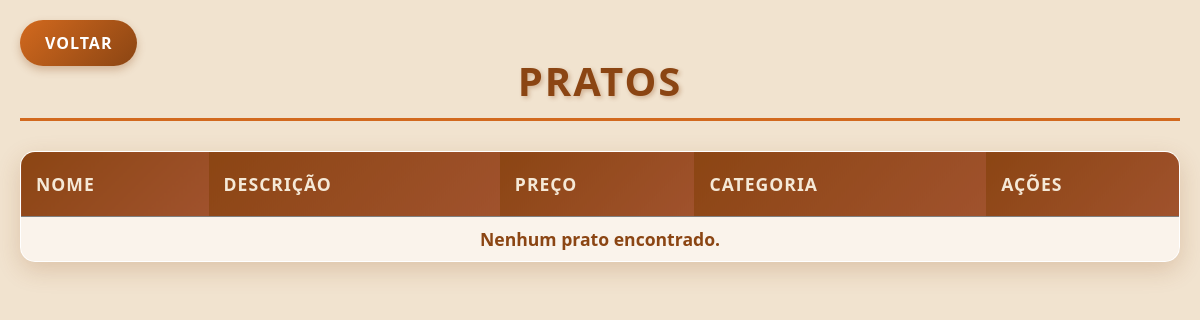
/cliente/pratos_cli.php, run on an earlier commit of the app's database.
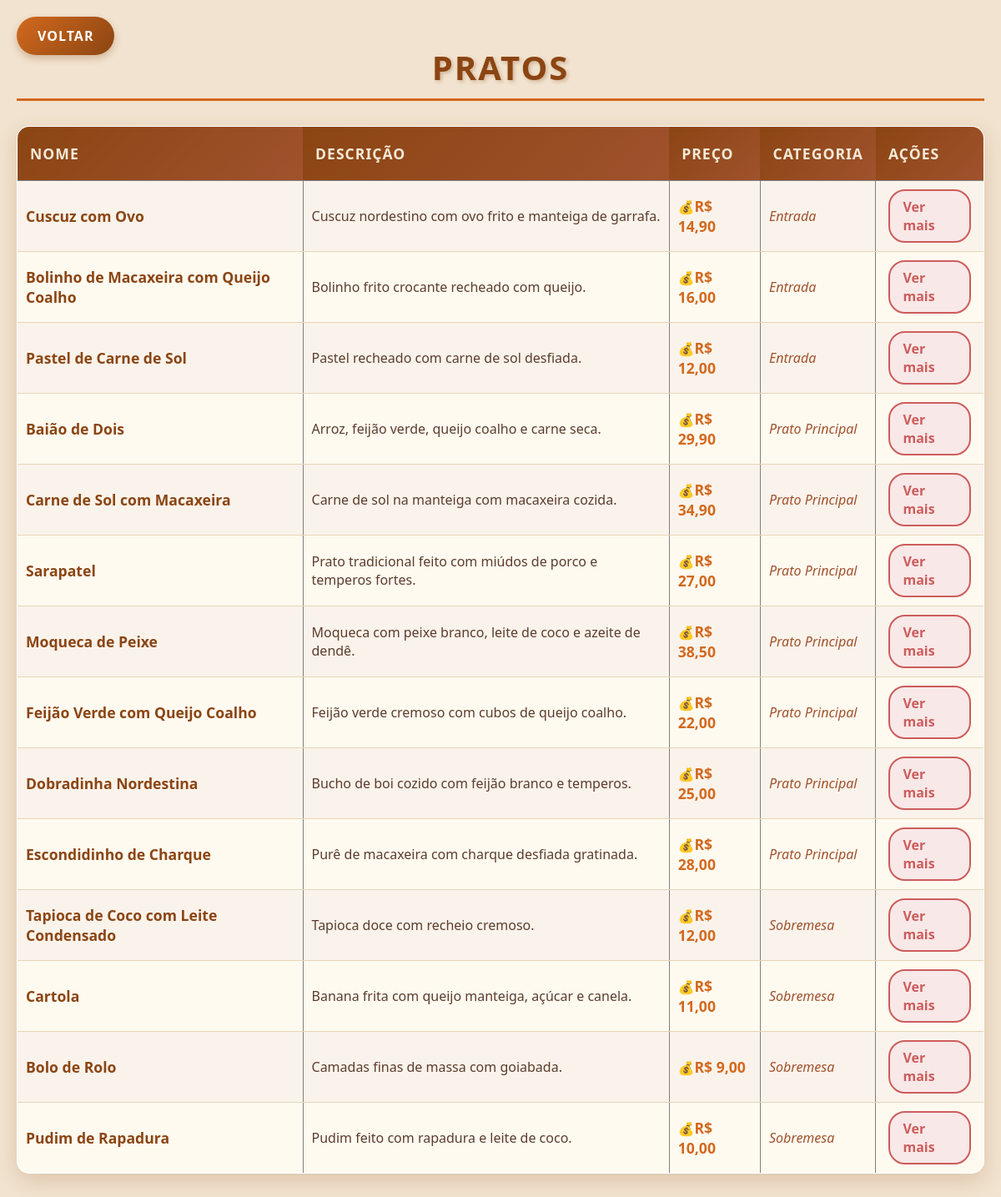
And on a later commit of the database.
### tables this page shows
CREATE TABLE pratos (
    id INT PRIMARY KEY AUTO_INCREMENT,
    nome VARCHAR(100),
    descricao TEXT,
    preco DECIMAL(10,2),
    imagem VARCHAR(255),
    categoria_id INT,
    FOREIGN KEY (categoria_id) REFERENCES categorias(id)
);

CREATE TABLE categorias (
    id INT PRIMARY KEY AUTO_INCREMENT,
    nome VARCHAR(50)
);

### cliente/pratos_cli.php (the view, shortened to what this page needs)
<?php
include "../conexao/conexao.php";
$sql = "SELECT p.id, p.nome, p.descricao, p.preco, p.imagem, cat.nome AS categoria
        FROM pratos p
        JOIN categorias cat ON p.categoria_id = cat.id";
$result = $conn->query($sql);
?>
<!DOCTYPE html>
<html lang="pt-br">
<head>
    <link rel="stylesheet" href="../css/styles.css">
</head>
<body>
    <h2>Pratos</h2>
    <a class="voltar" href="../cliente/index_cli.html">Voltar</a>
    <table border="1" cellpadding="10">
        <tr>
            <th>Nome</th>
            <th>Descrição</th>
            <th>Preço</th>
            <th>Categoria</th>
            <th>Ações</th>
        </tr>
        <?php
        if ($result && $result->num_rows > 0) {
            while ($row = $result->fetch_assoc()):
                $nomeJS = addslashes($row['nome']);
                $descJS = addslashes(str_replace(["\r", "\n"], " ", $row['descricao']));
                $precoJS = number_format($row['preco'], 2, ',', '.');
                $nomeArquivo = $row['imagem'];
                if (!empty($nomeArquivo)) {
                    $caminhoImagem = "../img/" . $nomeArquivo;
                } else {
                    $caminhoImagem = "https://via.placeholder.com/500x300?text=Sem+Foto";
                }
        ?>
        <tr>
            <td><?= htmlspecialchars($row['nome']) ?></td>
            <td><?= htmlspecialchars($row['descricao']) ?></td>
            <td>R$ <?= number_format($row['preco'], 2, ',', '.') ?></td>
            <td><?= htmlspecialchars($row['categoria']) ?></td>
            <td>
                <a href="javascript:void(0)"
                   onclick="openModal('<?= $nomeJS ?>', '<?= $descJS ?>', 'R$ <?= $precoJS ?>', '<?= $caminhoImagem ?>')">
                   Ver mais
                </a>
            </td>
        </tr>
        <?php
            endwhile;
        } else {
            echo "<tr><td colspan='5' style='text-align: center;'>Nenhum prato encontrado.</td></tr>";
        }
        ?>
    </table>
</body>
</html>

### css/styles.css (style rules this page uses)
body { font-family: 'Segoe UI', Tahoma, Geneva, Verdana, sans-serif; background-color: #f5e9d7; margin: 0; padding: 20px; color: #5c3d2e; }
h2 { text-align: center; color: #8b4513; font-size: 2.5em; margin-bottom: 30px; text-transform: uppercase; letter-spacing: 2px; text-shadow: 2px 2px 4px rgba(139, 69, 19, 0.3); border-bottom: 3px solid #d2691e; padding-bottom: 10px; font-weight: bold; }
.voltar { display: flex; background: linear-gradient(135deg, #d2691e, #8b4513); color: white; padding: 12px 25px; text-decoration: none; border-radius: 25px; margin-bottom: 30px; font-weight: bold; text-transform: uppercase; letter-spacing: 1px; transition: all 0.3s ease; box-shadow: 0 4px 8px rgba(139, 69, 19, 0.3); float: right; }
table { width: 100%; border-collapse: collapse; background: white; border-radius: 15px; overflow: hidden; box-shadow: 0 8px 25px rgba(139, 69, 19, 0.2); margin-bottom: 30px; }
th { background: linear-gradient(135deg, #8b4513, #a0522d); color: #f5e9d7; padding: 20px 15px; text-align: left; font-weight: bold; text-transform: uppercase; letter-spacing: 1px; font-size: 1.1em; border: none; }
tr:nth-child(even) { background-color: #faf3eb; }
tr:nth-child(odd) { background-color: #fffaf0; }
td { border-bottom: 1px solid #e8d5b7; color: #5c3d2e; font-size: 1em; }
td:first-child { font-weight: bold; color: #8b4513; font-size: 1.1em; }
td:nth-child(3) { font-weight: bold; color: #d2691e; font-size: 1.1em; }
td:nth-child(4) { font-style: italic; color: #a0522d; }
td:last-child a { color: #8b4513; text-decoration: none; padding: 8px 15px; border-radius: 20px; transition: all 0.3s ease; font-weight: bold; margin: 0 5px; display: inline-block; }
td:last-child a:first-child { background-color: #f0e6d2; border: 2px solid #d2691e; }
td:last-child a:last-child { background-color: #f8e8e8; border: 2px solid #cd5c5c; color: #cd5c5c; }
tr { animation: fadeIn 0.5s ease-in-out; }
td:nth-child(3)::before { content: "💰"; font-size: 0.9em; }
.voltar { position: absolute; top: 20px; left: 20px; }

What changed in the data, as far as the page shows it:
added pratos: nome "Cuscuz com Ovo", descricao "Cuscuz nordestino com ovo frito e manteiga de garrafa.", preco "14,90", categoria.nome "Entrada"
added pratos: nome "Bolinho de Macaxeira com Queijo Coalho", descricao "Bolinho frito crocante recheado com queijo.", preco "16,00", categoria.nome "Entrada"
added pratos: nome "Pastel de Carne de Sol", descricao "Pastel recheado com carne de sol desfiada.", preco "12,00", categoria.nome "Entrada"
added pratos: nome "Baião de Dois", descricao "Arroz, feijão verde, queijo coalho e carne seca.", preco "29,90", categoria.nome "Prato Principal"
added pratos: nome "Carne de Sol com Macaxeira", descricao "Carne de sol na manteiga com macaxeira cozida.", preco "34,90", categoria.nome "Prato Principal"
added pratos: nome "Sarapatel", descricao "Prato tradicional feito com miúdos de porco e temperos fortes.", preco "27,00", categoria.nome "Prato Principal"
added pratos: nome "Moqueca de Peixe", descricao "Moqueca com peixe branco, leite de coco e azeite de dendê.", preco "38,50", categoria.nome "Prato Principal"
added pratos: nome "Feijão Verde com Queijo Coalho", descricao "Feijão verde cremoso com cubos de queijo coalho.", preco "22,00", categoria.nome "Prato Principal"
added pratos: nome "Dobradinha Nordestina", descricao "Bucho de boi cozido com feijão branco e temperos.", preco "25,00", categoria.nome "Prato Principal"
added pratos: nome "Escondidinho de Charque", descricao "Purê de macaxeira com charque desfiada gratinada.", preco "28,00", categoria.nome "Prato Principal"
added pratos: nome "Tapioca de Coco com Leite Condensado", descricao "Tapioca doce com recheio cremoso.", preco "12,00", categoria.nome "Sobremesa"
added pratos: nome "Cartola", descricao "Banana frita com queijo manteiga, açúcar e canela.", preco "11,00", categoria.nome "Sobremesa"
added pratos: nome "Bolo de Rolo", descricao "Camadas finas de massa com goiabada.", preco "9,00", categoria.nome "Sobremesa"
added pratos: nome "Pudim de Rapadura", descricao "Pudim feito com rapadura e leite de coco.", preco "10,00", categoria.nome "Sobremesa"
Also different on the page:
text no longer shown: "Nenhum prato encontrado."
